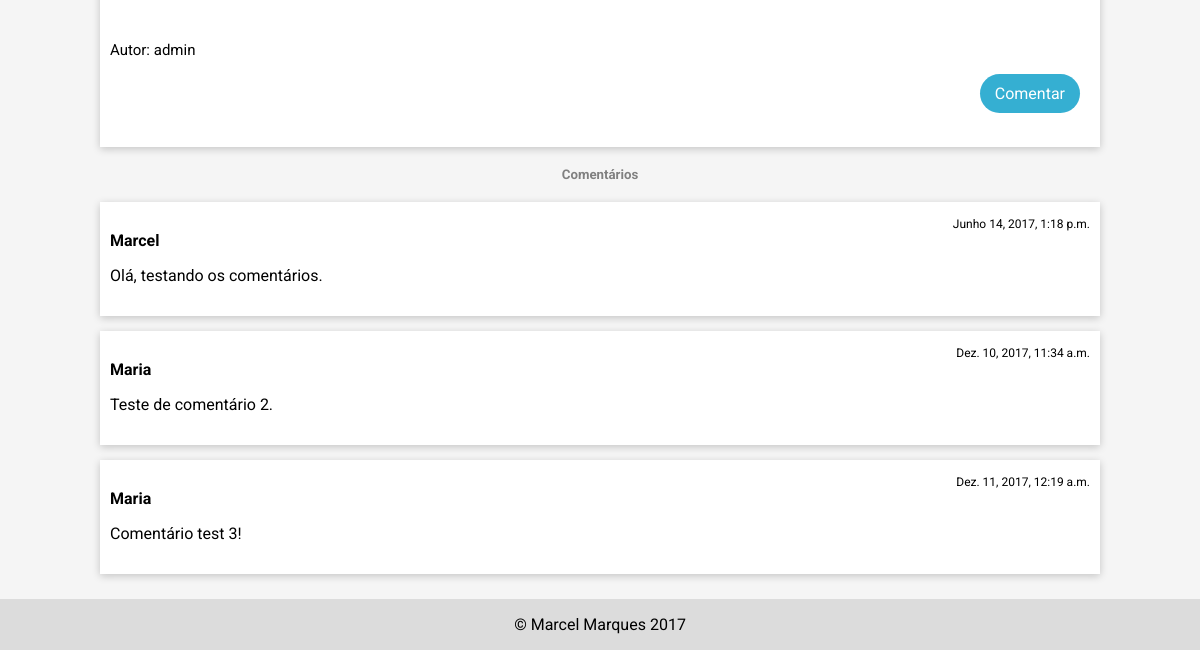
The page /post/26/ (lower part) on the database as committed earlier.
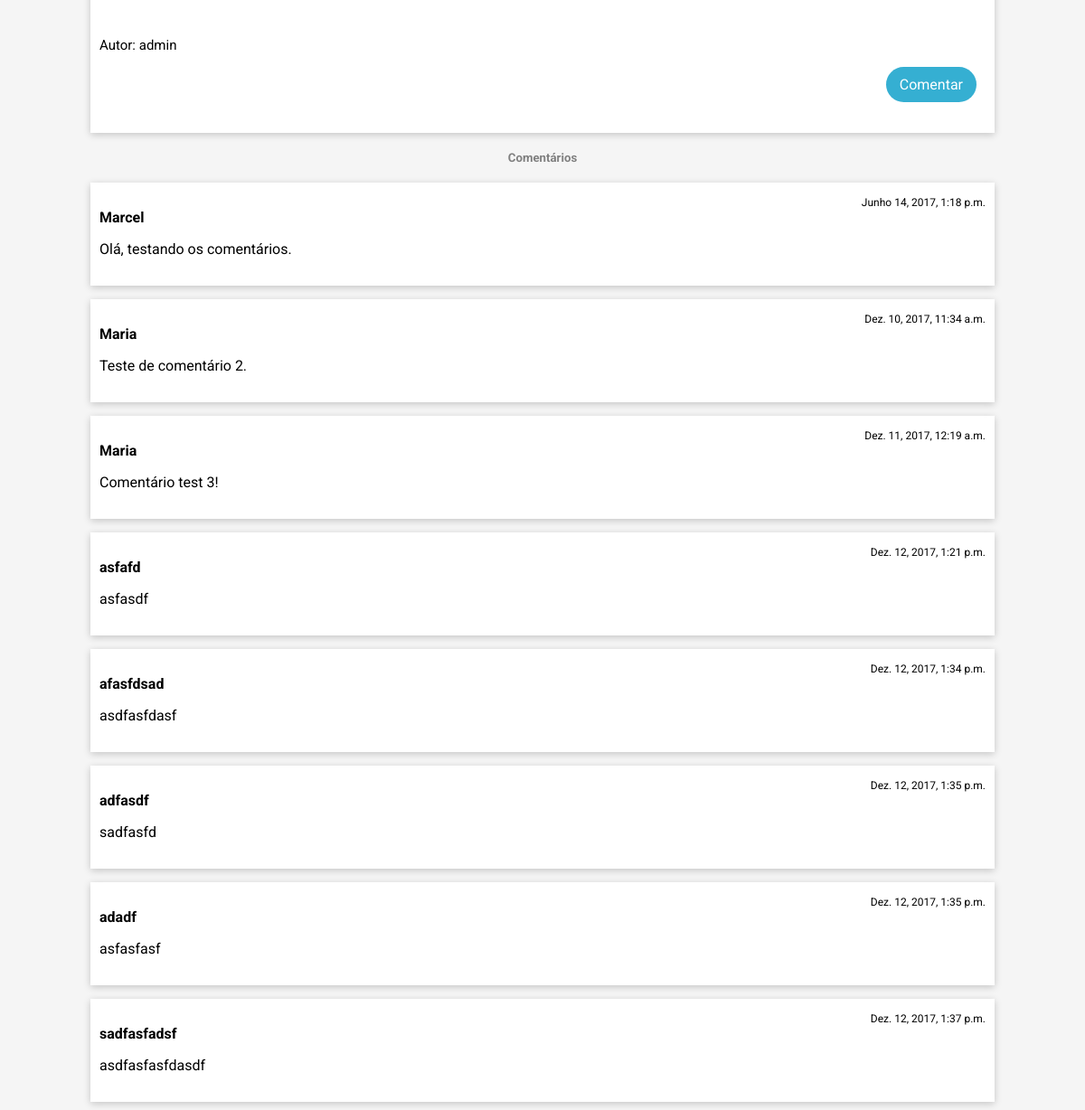
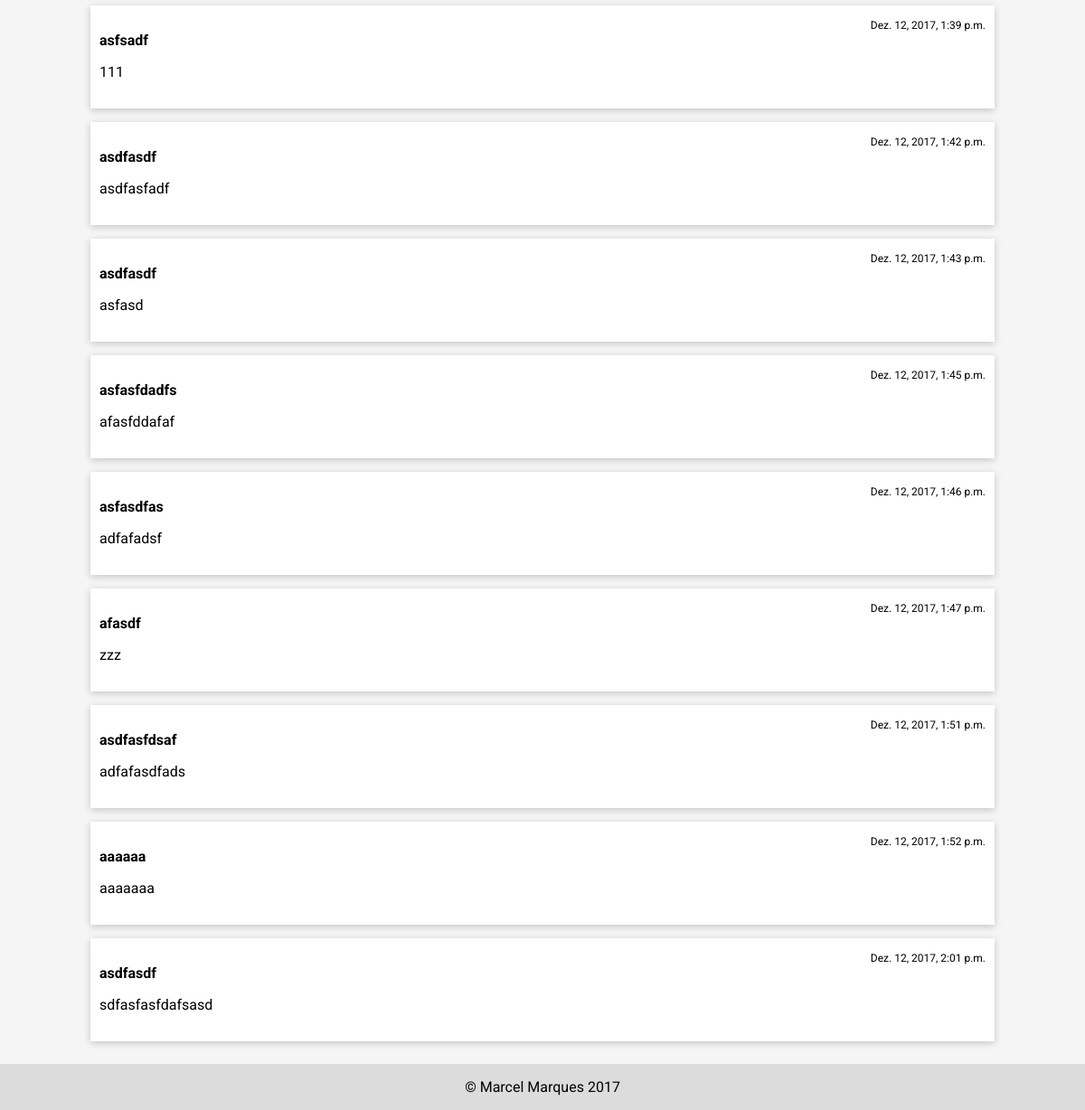
The same page on the database as committed later (2 pictures, top to bottom).
### blog/models.py (models this page shows, shortened)
class Comment(models.Model):
    post = models.ForeignKey('blog.Post', related_name='comments')
    author = models.CharField(max_length=200)
    text = models.TextField()
    created_date = models.DateTimeField(default=timezone.now)
    approved_comment = models.BooleanField(default=False)

### blog/views.py (the view)
# urls.py: url(r'^post/(?P<pk>[0-9a-fA-F]*)/$', views.post_detail, name='post_detail'),
def post_detail(request, pk):
    post = get_object_or_404(Post, pk=pk)
    return render(request, 'blog/post_detail.html', {'post': post})

### blog/models.py (called while the page is built)
    def approved_comments(self):
        return self.comments.filter(approved_comment=True)

### blog/templates/blog/post_detail.html (shortened to what this page needs)
{% extends 'blog/base.html' %}
{% block content %}
  <div class="card">
    <div class="container" style="padding: 15px 10px 15px">
          <p style="text-align: justify;">{{ post.text|linebreaksbr }}</p><br>
          <p style="text-align:left; font-size:15px;">Autor: {{ post.author }}</p>
          <div style="text-align:right">
            <a class="btn pulso btn-color" href="{% url 'add_comment_to_post' pk=post.pk %}" style="margin-right: 10px">Comentar</a>
          </div>
    </div><br>
  </div>
  <h5 style="margin: 20px 0; color:grey; text-align:center" id="comentarios">Comentários</h5>
      {% for comment in post.comments.all %}
      <div class="card">
        <div class="container" style="padding: 15px 10px 15px">
          <div style="font-size:12px; text-align:right">{{ comment.created_date }}</div>
          <strong>{{ comment.author }}</strong>
          {{ comment.text|linebreaks }}
        </div>
      </div>
    {% endfor %}
{% endblock %}

Rows that differ between the two databases and show on the page:
added Comment: created_date "Dez. 12, 2017, 1:21 p.m.", author "asfafd", text "asfasdf"
added Comment: created_date "Dez. 12, 2017, 1:34 p.m.", author "afasfdsad", text "asdfasfdasf"
added Comment: created_date "Dez. 12, 2017, 1:35 p.m.", author "adfasdf", text "sadfasfd"
added Comment: created_date "Dez. 12, 2017, 1:35 p.m.", author "adadf", text "asfasfasf"
added Comment: created_date "Dez. 12, 2017, 1:37 p.m.", author "sadfasfadsf", text "asdfasfasfdasdf"
added Comment: created_date "Dez. 12, 2017, 1:39 p.m.", author "asfsadf", text "111"
added Comment: created_date "Dez. 12, 2017, 1:42 p.m.", author "asdfasdf", text "asdfasfadf"
added Comment: created_date "Dez. 12, 2017, 1:43 p.m.", author "asdfasdf", text "asfasd"
added Comment: created_date "Dez. 12, 2017, 1:45 p.m.", author "asfasfdadfs", text "afasfddafaf"
added Comment: created_date "Dez. 12, 2017, 1:46 p.m.", author "asfasdfas", text "adfafadsf"
added Comment: created_date "Dez. 12, 2017, 1:47 p.m.", author "afasdf", text "zzz"
added Comment: created_date "Dez. 12, 2017, 1:51 p.m.", author "asdfasfdsaf", text "adfafasdfads"
added Comment: created_date "Dez. 12, 2017, 1:52 p.m.", author "aaaaaa", text "aaaaaaa"
added Comment: created_date "Dez. 12, 2017, 2:01 p.m.", author "asdfasdf", text "sdfasfasfdafsasd"
